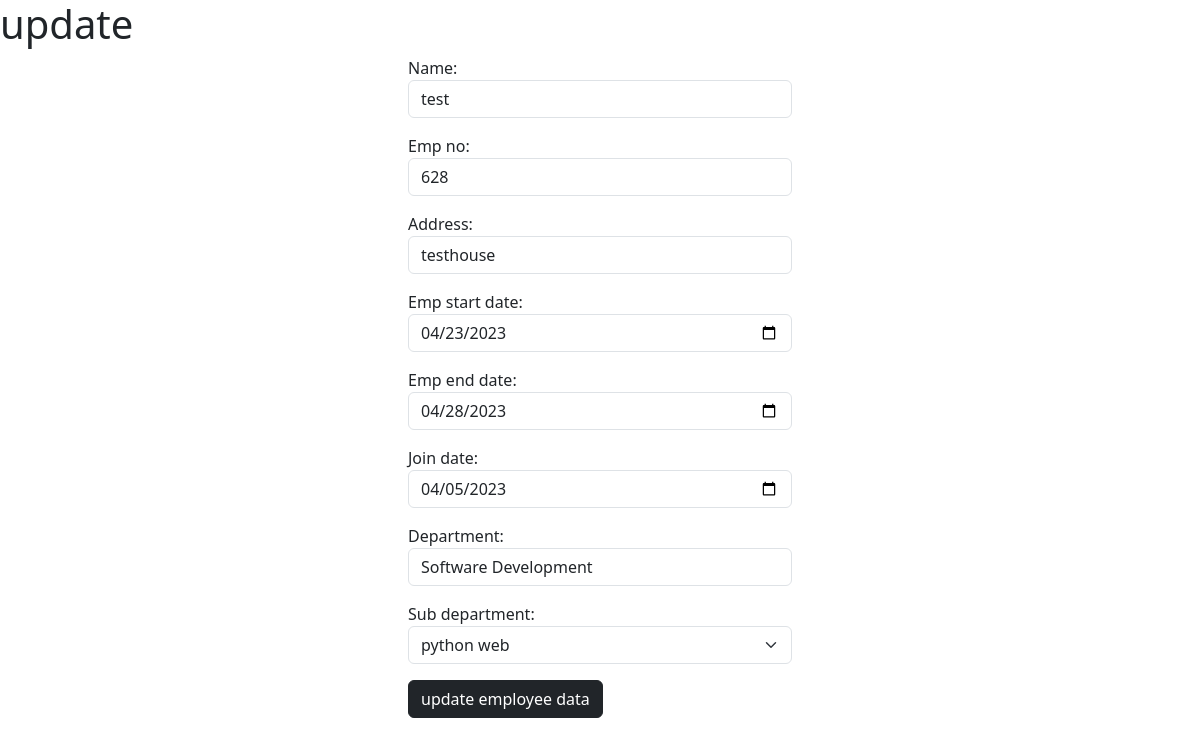
The app's page /emp_update/1 (signed in) with its own data.
### empweb/models.py (models this page shows, shortened)
class EmployeeMaster(models.Model):
    emp_id=models.AutoField(primary_key=True)
    name=models.CharField(max_length=250)
    join_date=models.DateField()
    department=models.ForeignKey(Departmentmaster,on_delete=models.CASCADE)
    sub_department=models.ForeignKey(SubDepartmentmaster,on_delete=models.CASCADE)
    created_by_user=models.ForeignKey(User,on_delete=models.CASCADE,null=True)
    created_at_date=models.DateField(auto_now_add=True)
    updated_at=models.DateField(null=True)
    updated_by_user=models.ForeignKey(User,on_delete=models.CASCADE,related_name="name",null=True)
    emp_no=models.IntegerField(null=True)
    address=models.CharField(max_length=250,null=True)
    emp_start_date=models.DateField(null=True)
    emp_end_date=models.DateField(null=True)

class Departmentmaster(models.Model):
    department_id=models.AutoField(primary_key=True)
    department_name=models.CharField(max_length=100)
    description=models.CharField(max_length=100)
    created_by_user=models.ForeignKey(User,on_delete=models.CASCADE,null=True)
    created_at_date=models.DateField(auto_now_add=True,null=True,blank=True)
    updated_by_user=models.ForeignKey(User,on_delete=models.CASCADE,related_name="updated",null=True)
    updated_by_date=models.DateField(null=True)
    def __str__(self):
        return self.department_name

class SubDepartmentmaster(models.Model):
    sub_department_id=models.AutoField(primary_key=True)
    department_id=models.ForeignKey(Departmentmaster, on_delete=models.CASCADE)
    sub_department_name=models.CharField(max_length=110)
    description=models.CharField(max_length=100)
    created_by_user=models.ForeignKey(User,on_delete=models.CASCADE,null=True)
    created_at_date=models.DateField(auto_now_add=True)
    updated_by_user=models.ForeignKey(User,on_delete=models.CASCADE,related_name="update",null=True)
    updated_by_date=models.DateField(null=True)
    def __str__(self):
        return self.sub_department_name

### empweb/views.py (the view, shortened to what this page needs)
# urls.py: path("emp_update/<int:pk>",UpdateEmployeeListView.as_view(),name="emp_update"),
@method_decorator(decs,name="dispatch")
class UpdateEmployeeListView(TemplateView):
    def get(self,request,*args,**kw):
        obj=EmployeeMaster.objects.get(emp_id=kw["pk"])
        form=EmpolyeeForm(instance=obj)
        context={"form":form}
        return render(request,"emp_update.html",context)

### empweb/forms.py
class EmpolyeeForm(forms.ModelForm):
    class Meta:
        model=EmployeeMaster
        fields=["emp_id","name","emp_no","address","emp_start_date","emp_end_date","join_date","department","sub_department"]
        widgets={
            "emp_id":forms.NumberInput(attrs={"class":"form-control"}),
            "name":forms.TextInput(attrs={"class":"form-control"}),
            "emp_no":forms.NumberInput(attrs={"class":"form-control"}),
            "address":forms.TextInput(attrs={"class":"form-control"}),
            "emp_start_date":forms.DateInput(attrs={"class":"form-control", "type":"date", "format":"%Y-%m-%d"}),
            "emp_end_date":forms.DateInput(attrs={"class":"form-control", "type":"date", "format":"%Y-%m-%d"}),
            "join_date":forms.DateInput(attrs={"class":"form-control", "type":"date", "format":"%Y-%m-%d"}),
            "department":forms.Select(attrs={"class":"form-control"}),
            "sub_department":forms.Select(attrs={"class":"form-select"}),
        }

### empweb/views.py (called while the page is built)
def signin_required(fn):
    def wrapper(request,*args,**kw):
        if not request.user.is_authenticated:
            return redirect("signin")
        else:
            return fn(request,*args,**kw)
    return wrapper

### empweb/templates/emp_update.html (shortened to what this page needs)
<!DOCTYPE html>
<html lang="en">
<head>
    <link href="https://cdn.jsdelivr.net/npm/bootstrap@5.3.0-alpha1/dist/css/bootstrap.min.css" rel="stylesheet">
</head>
<body>
    <h1>update</h1>
    <div class="row">
        <div class="col-4"></div>
        <div class="col-4">
            <form action="" method="post" enctype="multipart/form-data">
                {{form.as_p}}
                <div class="center">
                <button type="submit" class="btn btn-dark">update employee data</button>
                </div>
            </form>
        </div>
        <div class="col-4"></div>
    </div>
</body>
</html>

### records on screen
EmployeeMaster: name "test", emp_no "628", address "testhouse", emp_start_date "04/23/2023", emp_end_date "04/28/2023", join_date "04/05/2023"
Departmentmaster: department "Software Development"
SubDepartmentmaster: sub_department "python web"
